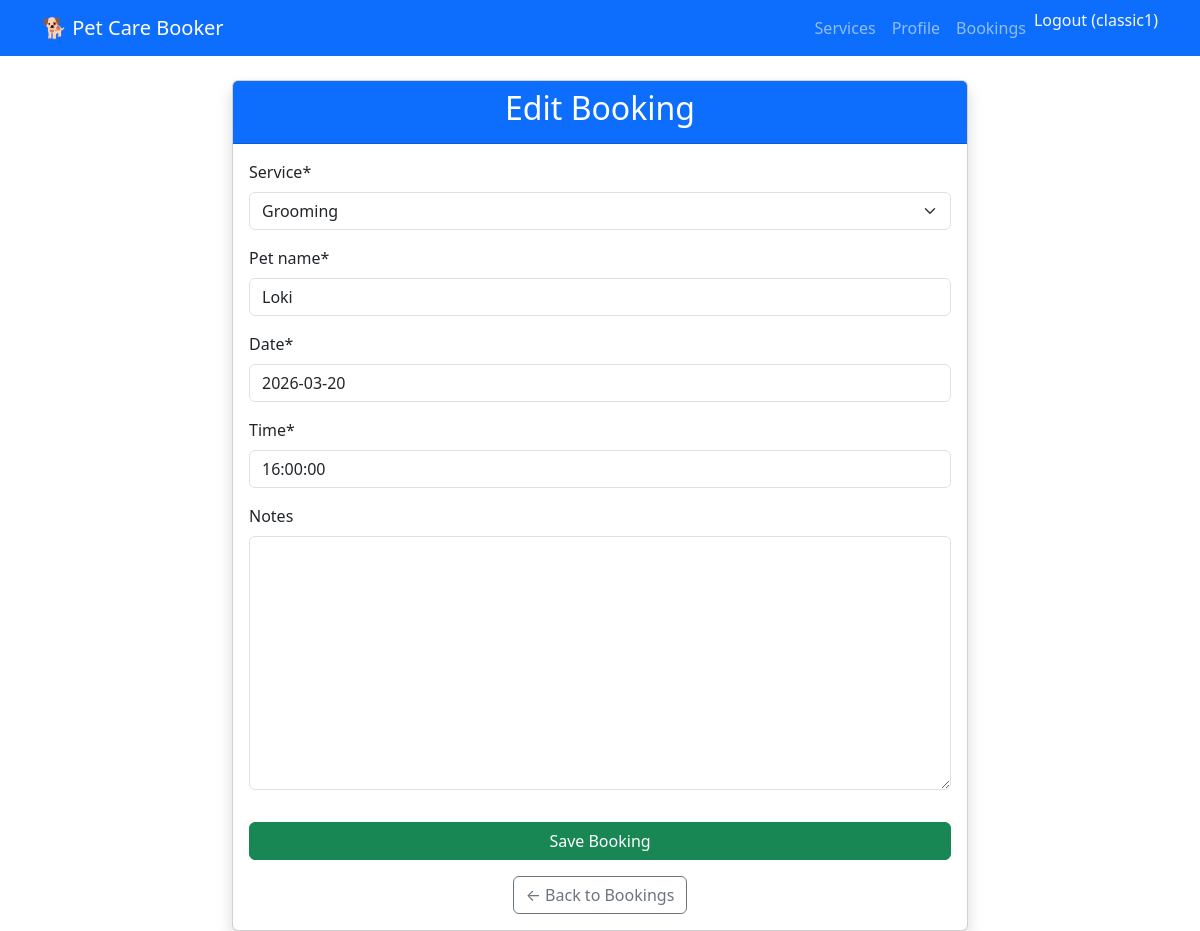
/booking/8/update/ (signed in), run on the app's committed database.
### accounts/models.py (models this page shows, shortened)
class Booking(models.Model):
    SERVICE_CHOICES = [
        ('dog_walking', 'Dog Walking'),
        ('grooming', 'Grooming'),
        ('boarding', 'Boarding'),
    ]
    user = models.ForeignKey(User, on_delete=models.CASCADE)
    service = models.CharField(max_length=20, choices=SERVICE_CHOICES)
    pet_name = models.CharField(max_length=100)
    date = models.DateField()
    time = models.TimeField()
    notes = models.TextField(blank=True)
    created = models.DateTimeField(auto_now_add=True)
    paid = models.BooleanField(default=False)  # <-- TRACKS PAID STATUS
    stripe_payment_intent = models.CharField(max_length=200, blank=True, null=True)  # Stripe payment ID
    amount_paid = models.DecimalField(max_digits=10, decimal_places=2, null=True, blank=True)  # £25.00

### accounts/views.py (the view, shortened to what this page needs)
# urls.py: path('booking/<int:pk>/update/', views.BookingUpdateView.as_view(), name='booking-update'),
class BookingUpdateView(LoginRequiredMixin, UpdateView):
    model = Booking
    fields = ["service", "pet_name", "date", "time", "notes"]
    template_name = "accounts/booking_form.html"
    login_url = "login"
    redirect_field_name = "next"
    def get_queryset(self):
        return Booking.objects.filter(user=self.request.user)

### accounts/templates/accounts/booking_form.html (shortened to what this page needs)
{% extends 'accounts/base.html' %}
{% load crispy_forms_tags %}
{% block content %}
<div class="row justify-content-center">
  <div class="col-lg-8">
    <div class="card shadow">
      <div class="card-header bg-primary text-white text-center">
        <h2>{% if object %}Edit{% else %}New{% endif %} Booking</h2>
      </div>
      <div class="card-body">
        <form method="post">
          {{ form|crispy }}
          <button type="submit" class="btn btn-success w-100 mt-3">Save Booking</button>
        </form>
        <div class="mt-3 text-center">
          <a href="{% url 'bookings' %}" class="btn btn-outline-secondary">
            ← Back to Bookings
          </a>
        </div>
      </div>
    </div>
  </div>
</div>
{% endblock %}

### accounts/templates/accounts/base.html (shortened to what this page needs)
<!DOCTYPE html>
<html lang="en">
<head>
    {% load static %}
    {% load crispy_forms_tags %}
    <link href="https://cdn.jsdelivr.net/npm/bootstrap@5.3.3/dist/css/bootstrap.min.css" rel="stylesheet">
    {% load crispy_forms_tags %}
</head>
<body>
    <nav class="navbar navbar-expand-lg navbar-dark bg-primary">
        <div class="container">
            <a class="navbar-brand" href="{% url 'home' %}">🐕 Pet Care Booker</a>
            <div class="navbar-nav ms-auto">
                {% if user.is_authenticated %}
                    <a class="nav-link" href="{% url 'services' %}">Services</a>
                    <a class="nav-link" href="{% url 'profile' %}">Profile</a>
                    <a class="nav-link" href="{% url 'bookings' %}">Bookings</a>
                    <form method="post" action="{% url 'logout' %}" class="d-inline">
                        <button type="submit" class="nav-link btn btn-link p-0 border-0 bg-transparent text-light logout-btn">
                            Logout ({{ user.username }})
                        </button>
                    </form>
                {% else %}
                    <a class="nav-link" href="{% url 'login' %}">Login</a>
                    <a class="nav-link" href="{% url 'signup' %}">Sign Up</a>
                {% endif %}
            </div>
        </div>
    </nav>
    <main class="container mt-4">
        {% block content %}
        {% endblock %}
    </main>
</body>
</html>

### data on the page
Booking: service "Grooming", pet_name "Loki", date "2026-03-20", time "16:00:00"

### other printed values
{{ user.username }} "classic1"
